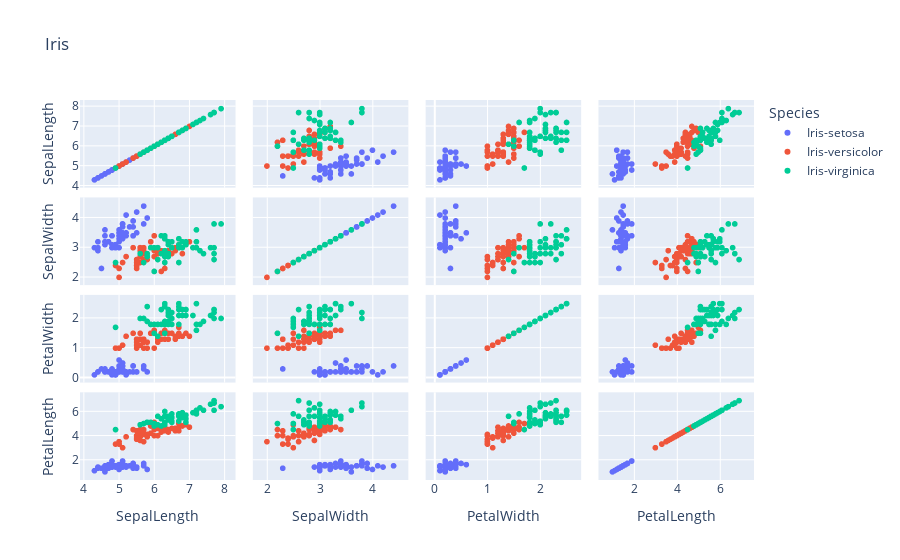

Here is the notebook cell this chart was saved with:
### Code cell
# just similar like sns pairplot visualizing the connection or patter between features
px.scatter_matrix(iris,color='Species',title='Iris',dimensions=['SepalLength','SepalWidth','PetalWidth','PetalLength'])

### Figure 1 — Plotly figure (JSON) as saved in the notebook; plotly's stock layout.template omitted (floating-point values rounded to 4 significant figures)
{"data": [{"dimensions": [{"axis": {"matches": true}, "label": "SepalLength", "values": [5.1, 4.9, 4.7, 4.6, 5, 5.4, 4.6, 5, 4.4, 4.9, 5.4, 4.8, 4.8, 4.3, 5.8, 5.7, 5.4, 5.1, 5.7, 5.1, 5.4, 5.1, 4.6, 5.1, 4.8, 5, 5, 5.2, 5.2, 4.7, 4.8, 5.4, 5.2, 5.5, 4.9, 5, 5.5, 4.9, 4.4, 5.1, 5, 4.5, 4.4, 5, 5.1, 4.8, 5.1, 4.6, 5.3, 5]}, {"axis": {"matches": true}, "label": "SepalWidth", "values": [3.5, 3, 3.2, 3.1, 3.6, 3.9, 3.4, 3.4, 2.9, 3.1, 3.7, 3.4, 3, 3, 4, 4.4, 3.9, 3.5, 3.8, 3.8, 3.4, 3.7, 3.6, 3.3, 3.4, 3, 3.4, 3.5, 3.4, 3.2, 3.1, 3.4, 4.1, 4.2, 3.1, 3.2, 3.5, 3.1, 3, 3.4, 3.5, 2.3, 3.2, 3.5, 3.8, 3, 3.8, 3.2, 3.7, 3.3]}, {"axis": {"matches": true}, "label": "PetalWidth", "values": [0.2, 0.2, 0.2, 0.2, 0.2, 0.4, 0.3, 0.2, 0.2, 0.1, 0.2, 0.2, 0.1, 0.1, 0.2, 0.4, 0.4, 0.3, 0.3, 0.3, 0.2, 0.4, 0.2, 0.5, 0.2, 0.2, 0.4, 0.2, 0.2, 0.2, 0.2, 0.4, 0.1, 0.2, 0.1, 0.2, 0.2, 0.1, 0.2, 0.2, 0.3, 0.3, 0.2, 0.6, 0.4, 0.3, 0.2, 0.2, 0.2, 0.2]}, {"axis": {"matches": true}, "label": "PetalLength", "values": [1.4, 1.4, 1.3, 1.5, 1.4, 1.7, 1.4, 1.5, 1.4, 1.5, 1.5, 1.6, 1.4, 1.1, 1.2, 1.5, 1.3, 1.4, 1.7, 1.5, 1.7, 1.5, 1, 1.7, 1.9, 1.6, 1.6, 1.5, 1.4, 1.6, 1.6, 1.5, 1.5, 1.4, 1.5, 1.2, 1.3, 1.5, 1.3, 1.5, 1.3, 1.3, 1.3, 1.6, 1.9, 1.4, 1.6, 1.4, 1.5, 1.4]}], "hovertemplate": "Species=Iris-setosa<br>%{xaxis.title.text}=%{x}<br>%{yaxis.title.text}=%{y}<extra></extra>", "legendgroup": "Iris-setosa", "marker": {"color": "#636efa", "symbol": "circle"}, "name": "Iris-setosa", "showlegend": true, "type": "splom"}, {"dimensions": [{"axis": {"matches": true}, "label": "SepalLength", "values": [7, 6.4, 6.9, 5.5, 6.5, 5.7, 6.3, 4.9, 6.6, 5.2, 5, 5.9, 6, 6.1, 5.6, 6.7, 5.6, 5.8, 6.2, 5.6, 5.9, 6.1, 6.3, 6.1, 6.4, 6.6, 6.8, 6.7, 6, 5.7, 5.5, 5.5, 5.8, 6, 5.4, 6, 6.7, 6.3, 5.6, 5.5, 5.5, 6.1, 5.8, 5, 5.6, 5.7, 5.7, 6.2, 5.1, 5.7]}, {"axis": {"matches": true}, "label": "SepalWidth", "values": [3.2, 3.2, 3.1, 2.3, 2.8, 2.8, 3.3, 2.4, 2.9, 2.7, 2, 3, 2.2, 2.9, 2.9, 3.1, 3, 2.7, 2.2, 2.5, 3.2, 2.8, 2.5, 2.8, 2.9, 3, 2.8, 3, 2.9, 2.6, 2.4, 2.4, 2.7, 2.7, 3, 3.4, 3.1, 2.3, 3, 2.5, 2.6, 3, 2.6, 2.3, 2.7, 3, 2.9, 2.9, 2.5, 2.8]}, {"axis": {"matches": true}, "label": "PetalWidth", "values": [1.4, 1.5, 1.5, 1.3, 1.5, 1.3, 1.6, 1, 1.3, 1.4, 1, 1.5, 1, 1.4, 1.3, 1.4, 1.5, 1, 1.5, 1.1, 1.8, 1.3, 1.5, 1.2, 1.3, 1.4, 1.4, 1.7, 1.5, 1, 1.1, 1, 1.2, 1.6, 1.5, 1.6, 1.5, 1.3, 1.3, 1.3, 1.2, 1.4, 1.2, 1, 1.3, 1.2, 1.3, 1.3, 1.1, 1.3]}, {"axis": {"matches": true}, "label": "PetalLength", "values": [4.7, 4.5, 4.9, 4, 4.6, 4.5, 4.7, 3.3, 4.6, 3.9, 3.5, 4.2, 4, 4.7, 3.6, 4.4, 4.5, 4.1, 4.5, 3.9, 4.8, 4, 4.9, 4.7, 4.3, 4.4, 4.8, 5, 4.5, 3.5, 3.8, 3.7, 3.9, 5.1, 4.5, 4.5, 4.7, 4.4, 4.1, 4, 4.4, 4.6, 4, 3.3, 4.2, 4.2, 4.2, 4.3, 3, 4.1]}], "hovertemplate": "Species=Iris-versicolor<br>%{xaxis.title.text}=%{x}<br>%{yaxis.title.text}=%{y}<extra></extra>", "legendgroup": "Iris-versicolor", "marker": {"color": "#EF553B", "symbol": "circle"}, "name": "Iris-versicolor", "showlegend": true, "type": "splom"}, {"dimensions": [{"axis": {"matches": true}, "label": "SepalLength", "values": [6.3, 5.8, 7.1, 6.3, 6.5, 7.6, 4.9, 7.3, 6.7, 7.2, 6.5, 6.4, 6.8, 5.7, 5.8, 6.4, 6.5, 7.7, 7.7, 6, 6.9, 5.6, 7.7, 6.3, 6.7, 7.2, 6.2, 6.1, 6.4, 7.2, 7.4, 7.9, 6.4, 6.3, 6.1, 7.7, 6.3, 6.4, 6, 6.9, 6.7, 6.9, 5.8, 6.8, 6.7, 6.7, 6.3, 6.5, 6.2, 5.9]}, {"axis": {"matches": true}, "label": "SepalWidth", "values": [3.3, 2.7, 3, 2.9, 3, 3, 2.5, 2.9, 2.5, 3.6, 3.2, 2.7, 3, 2.5, 2.8, 3.2, 3, 3.8, 2.6, 2.2, 3.2, 2.8, 2.8, 2.7, 3.3, 3.2, 2.8, 3, 2.8, 3, 2.8, 3.8, 2.8, 2.8, 2.6, 3, 3.4, 3.1, 3, 3.1, 3.1, 3.1, 2.7, 3.2, 3.3, 3, 2.5, 3, 3.4, 3]}, {"axis": {"matches": true}, "label": "PetalWidth", "values": [2.5, 1.9, 2.1, 1.8, 2.2, 2.1, 1.7, 1.8, 1.8, 2.5, 2, 1.9, 2.1, 2, 2.4, 2.3, 1.8, 2.2, 2.3, 1.5, 2.3, 2, 2, 1.8, 2.1, 1.8, 1.8, 1.8, 2.1, 1.6, 1.9, 2, 2.2, 1.5, 1.4, 2.3, 2.4, 1.8, 1.8, 2.1, 2.4, 2.3, 1.9, 2.3, 2.5, 2.3, 1.9, 2, 2.3, 1.8]}, {"axis": {"matches": true}, "label": "PetalLength", "values": [6, 5.1, 5.9, 5.6, 5.8, 6.6, 4.5, 6.3, 5.8, 6.1, 5.1, 5.3, 5.5, 5, 5.1, 5.3, 5.5, 6.7, 6.9, 5, 5.7, 4.9, 6.7, 4.9, 5.7, 6, 4.8, 4.9, 5.6, 5.8, 6.1, 6.4, 5.6, 5.1, 5.6, 6.1, 5.6, 5.5, 4.8, 5.4, 5.6, 5.1, 5.1, 5.9, 5.7, 5.2, 5, 5.2, 5.4, 5.1]}], "hovertemplate": "Species=Iris-virginica<br>%{xaxis.title.text}=%{x}<br>%{yaxis.title.text}=%{y}<extra></extra>", "legendgroup": "Iris-virginica", "marker": {"color": "#00cc96", "symbol": "circle"}, "name": "Iris-virginica", "showlegend": true, "type": "splom"}], "layout": {"dragmode": "select", "legend": {"title": {"text": "Species"}, "tracegroupgap": 0}, "title": {"text": "Iris"}}}
